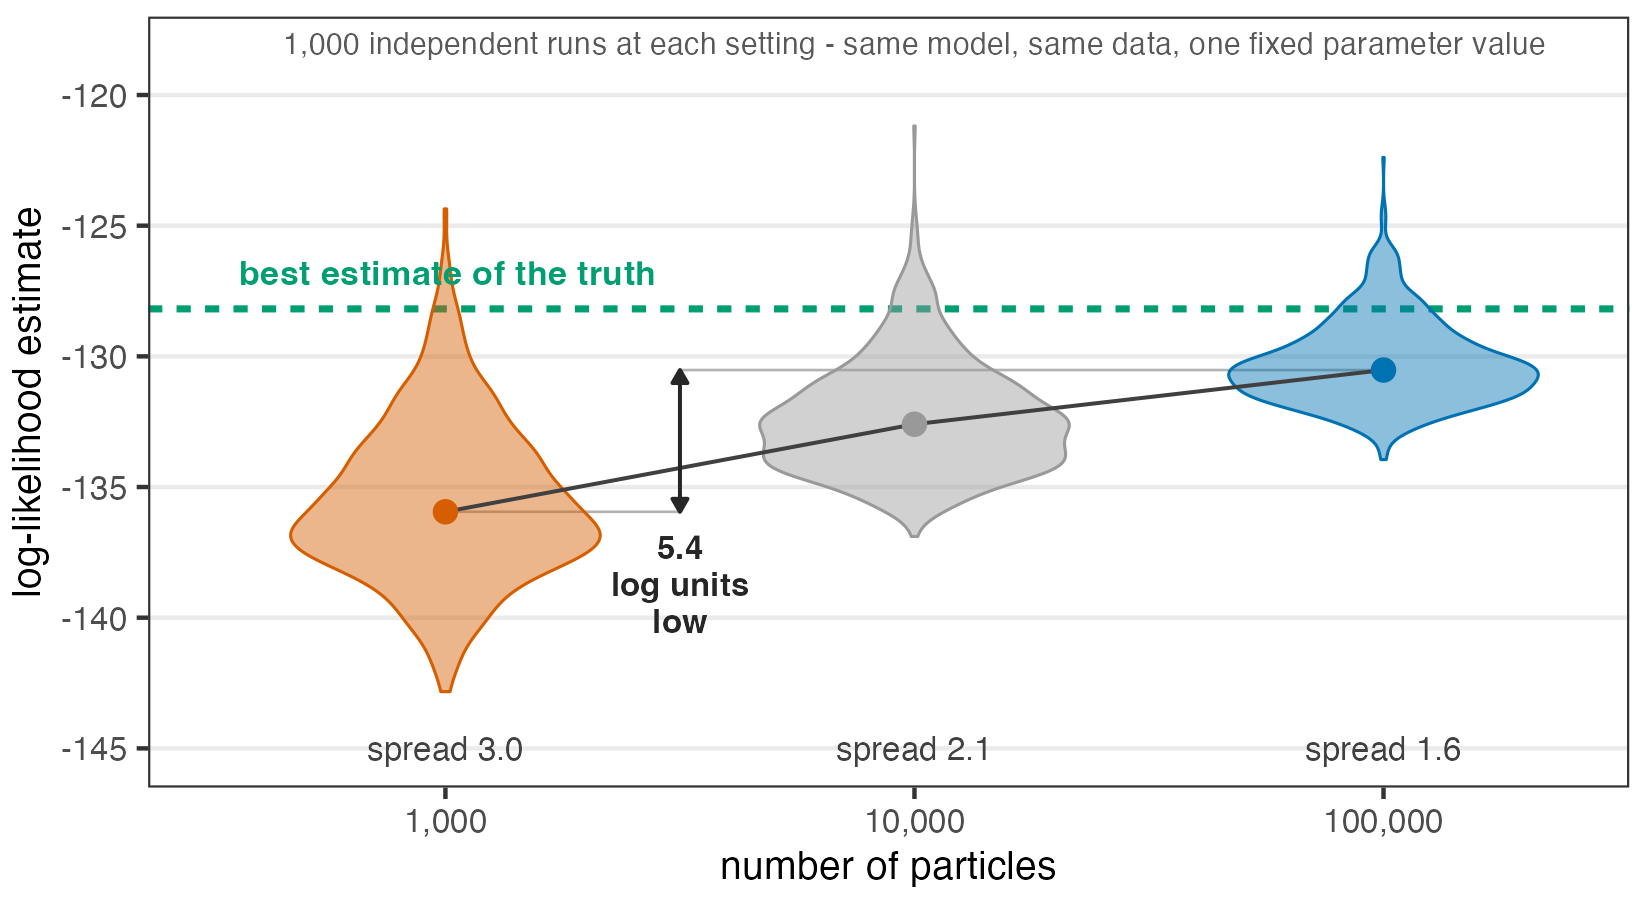

R code for this plot:
## fig-loglik-is-random.R -----------------------------------------------------
## SISMID / EpiSim -- Lecture A_likelihood_pfilter ("Motivation for iterated filtering").
##
## THE FIGURE THAT REPLACES JENSEN'S INEQUALITY.
## Replaces the "unbiased estimate of the likelihood implies a biased estimate
## of the log-likelihood" bullet (3_likelihood/main.qmd:542-559) and the Monte
## Carlo variability prose (4_pfilter_in_pomp/main.qmd:125-151).
##
## Story, told without algebra: 1000 independent pfilter runs at each of
## Np = 1e3, 1e4, 1e5, at the SAME parameter value, on the SAME data. As Np
## grows the cloud of answers gets TIGHTER *and* MARCHES UP toward the truth.
## Too few particles is not just noise -- it is a systematic under-estimate.
##
## Run from the project root (where 3_likelihood_pfilter.Rproj lives):
##   Rscript figures/fig-loglik-is-random.R
## Reads : results/loglikest-pfilter.rds
## Writes: figures/fig-loglik-is-random.png
##
## -----------------------------------------------------------------------------
## CAVEAT ON THE GREEN REFERENCE LINE -- read before presenting.
##
## The green line is logmeanexp(Np=1e5) = -128.18. Treat it as a good but
## slightly LOW estimate of the truth. Do NOT call it "the true value", and do
## NOT claim its confidence interval contains the truth. Why:
##
##  * logmeanexp averages on the LIKELIHOOD scale, so a handful of the largest
##    draws carry nearly all the weight. Effective sample size of that average,
##    out of 1000 runs:  Np=1e3 -> 5.9,  Np=1e4 -> 1.6,  Np=1e5 -> 8.6.
##    The green line is effectively an average over ~9 runs, not 1000.
##  * That is why lme(1e4) = -127.86 sits ABOVE lme(1e5) = -128.18, which looks
##    like the trend reversing. It is not a real reversal: at Np=1e4 the single
##    largest draw carries 79% of the weight, so that number is essentially one
##    lucky observation. This anomaly is deliberately NOT plotted.
##  * The se's are not trustworthy here: the lme(1e3) interval [-131.06,-129.17]
##    is DISJOINT from the lme(1e5) interval [-128.98,-127.38], yet both estimate
##    the same true log-likelihood. A bootstrap resamples the 1000 draws we have
##    and structurally cannot discover the unsampled upper tail, so its interval
##    is not a bracket on the truth either.
##  * Subsampling confirms non-convergence -- logmeanexp(1e5) still climbs
##    monotonically with the number of reps:
##      50 -> -128.58, 100 -> -128.46, 250 -> -128.32, 500 -> -128.29,
##      1000 -> -128.18.  It has not levelled off.
##
## HONEST STATEMENT: the reference is biased LOW by roughly 0.3-0.5 log units;
## the truth is plausibly at or above the upper end of any interval you compute.
## This is immaterial to the 5.4-log-unit teaching point and is conservative in
## direction -- a higher truth means a BIGGER gap and MORE runs falling below the
## line -- which is exactly why the figure survives the caveat.
##
## Corroboration that -128.18 is in the right place: results/pfilter-grid1.rds,
## nearest cell to (Beta=15, Gamma=0.5), spans -132.0 to -124.6. The reference
## sits comfortably inside. The Np=1e3 median of -135.95 also matches the
## documented pfilter(measSIR, Np=1000) ~= -136, confirming this cache is at the
## model's default parameters.
## -----------------------------------------------------------------------------

set.seed(20250715)   # nothing here is random, but the deck must be byte-reproducible

suppressPackageStartupMessages({
  library(tidyverse)
  library(pomp)
})

theme_set(theme_bw())

## Okabe-Ito, fixed course meanings -------------------------------------------
col_pf    <- "#0072B2"  # blue       : the particle filter / the method that works
col_naive <- "#D55E00"  # vermillion : the naive approach / what doesn't work
col_truth <- "#009E73"  # green      : truth / reference
col_grey  <- "grey60"   # de-emphasised context

## ---- data -------------------------------------------------------------------
ll <- readRDS("results/loglikest-pfilter.rds")
stopifnot(all(c("rep", "NP", "loglik") %in% names(ll)),
          nrow(ll) == 3000, all(is.finite(ll$loglik)))
ll <- ll |> mutate(NP = as.numeric(NP))

## ---- the numbers that go on the figure --------------------------------------
smry <- ll |>
  group_by(NP) |>
  summarise(
    n      = n(),
    median = median(loglik),
    mean   = mean(loglik),
    sd     = sd(loglik),
    lo     = min(loglik),
    hi     = max(loglik),
    lme    = logmeanexp(loglik),   # unbiased in the LIKELIHOOD -> best estimate of truth
    lme_se = logmeanexp(loglik, se = TRUE)[2],
    .groups = "drop"
  )

## best available estimate of the true log-likelihood: the Np = 1e5 logmeanexp
ref <- smry$lme[smry$NP == 1e5]

med <- setNames(smry$median, format(smry$NP, scientific = TRUE))
gap_median <- smry$median[smry$NP == 1e3] - smry$median[smry$NP == 1e5]
bias_1e3   <- smry$median[smry$NP == 1e3] - ref

cat("\n---- log-likelihood estimates by particle count (1000 reps each) ----\n")
print(as.data.frame(smry), digits = 6)
cat("\nreference (Np=1e5 logmeanexp) = ", round(ref, 3),
    "  (se ", round(smry$lme_se[smry$NP == 1e5], 3), ")\n", sep = "")
cat("median gap, Np=1e3 vs Np=1e5  = ", round(gap_median, 2), " log units\n", sep = "")
cat("bias of Np=1e3 median vs ref  = ", round(bias_1e3, 2), " log units\n", sep = "")
cat("spread (sd) shrinks ", round(smry$sd[smry$NP == 1e3], 2), " -> ",
    round(smry$sd[smry$NP == 1e5], 2), " log units\n", sep = "")
for (np in c(1e3, 1e4, 1e5))
  cat("Np=", format(np, scientific = TRUE), " fraction of runs below reference: ",
      round(mean(ll$loglik[ll$NP == np] < ref), 3), "\n", sep = "")
cat("\n")

## ---- layout -----------------------------------------------------------------
y_lo <- -146.5
y_hi <- -117.0

x_gap <- 10^3.5      # dead band between the 1e3 and 1e4 violins
y_cap <- -117.6      # internal caption ("what am I looking at")
y_sd  <- -145.0      # spread labels, in the free band below every violin

fig <- ggplot(ll, aes(x = NP, y = loglik)) +

  ## reference: the truth ----------------------------------------------------
  geom_hline(yintercept = ref, colour = col_truth, linewidth = 0.8,
             linetype = "22") +

  ## guides anchoring the two ends of the gap arrow to the medians they -------
  ## actually measure (1e3 and 1e5) -- without these the arrow head floats in
  ## blank space and reads as "the gap between 1e3 and 1e4", which is 3.4.
  annotate("segment", x = 1e3, xend = x_gap,
           y = med["1e+03"], yend = med["1e+03"],
           colour = "grey70", linewidth = 0.3) +
  annotate("segment", x = x_gap, xend = 1e5,
           y = med["1e+05"], yend = med["1e+05"],
           colour = "grey70", linewidth = 0.3) +

  ## the clouds of answers ---------------------------------------------------
  geom_violin(aes(group = NP, fill = factor(NP), colour = factor(NP)),
              width = 0.66, alpha = 0.45, linewidth = 0.35,
              trim = TRUE, scale = "width") +

  ## the march of the medians ------------------------------------------------
  geom_line(data = smry, aes(x = NP, y = median),
            colour = "grey25", linewidth = 0.45) +
  geom_point(data = smry, aes(x = NP, y = median, colour = factor(NP)),
             size = 2.2, show.legend = FALSE) +

  ## the gap: median at 1e3 -> median at 1e5 ---------------------------------
  annotate("segment", x = x_gap, xend = x_gap,
           y = med["1e+03"], yend = med["1e+05"],
           colour = "grey15", linewidth = 0.45,
           arrow = arrow(ends = "both", type = "closed",
                         length = unit(0.05, "in"))) +
  annotate("text", x = x_gap, y = med["1e+03"] - 0.9,
           label = paste0(sprintf("%.1f", abs(gap_median)), "\nlog units\nlow"),
           hjust = 0.5, vjust = 1, size = 2.8, colour = "grey15",
           lineheight = 0.92, fontface = "bold") +

  ## truth label -------------------------------------------------------------
  annotate("text", x = 10^2.56, y = ref + 0.9,
           label = "best estimate of the truth",
           hjust = 0, vjust = 0, size = 2.95, colour = col_truth,
           fontface = "bold") +

  ## setup caption: these are repeated runs at ONE parameter value ------------
  ## "one fixed parameter value" is load-bearing: it stops a student comparing
  ## the -128.18 here against the -107.46 MLE on the ridge slide and concluding
  ## the deck contradicts itself. These runs are NOT at the MLE.
  annotate("text", x = 10^4, y = y_cap,
           ## "particle-filter" is dropped, not lost: the x-axis already reads
           ## "number of particles". Spelling it out here pushes the line to
           ## 1439px inside a 1478px panel, i.e. hard against the border.
           label = "1,000 independent runs at each setting - same model, same data, one fixed parameter value",
           hjust = 0.5, vjust = 1, size = 2.6, colour = "grey35") +

  ## spread labels -----------------------------------------------------------
  geom_text(data = smry, aes(x = NP, y = y_sd,
                             label = paste0("spread ", sprintf("%.1f", sd))),
            inherit.aes = FALSE, size = 2.8, colour = "grey25", vjust = 0.5) +

  ## scales ------------------------------------------------------------------
  scale_x_log10(
    breaks = c(1e3, 1e4, 1e5),
    labels = c("1,000", "10,000", "100,000"),
    expand = expansion(mult = c(0.07, 0.07))
  ) +
  scale_y_continuous(breaks = seq(-145, -120, by = 5),
                     expand = expansion(mult = c(0, 0))) +
  coord_cartesian(ylim = c(y_lo, y_hi)) +
  scale_fill_manual(values   = c("1000" = col_naive, "10000" = col_grey,
                                 "1e+05" = col_pf)) +
  scale_colour_manual(values = c("1000" = col_naive, "10000" = col_grey,
                                 "1e+05" = col_pf)) +
  labs(x = "number of particles", y = "log-likelihood estimate") +
  theme(
    legend.position    = "none",
    panel.grid.minor   = element_blank(),
    panel.grid.major.x = element_blank(),
    axis.text          = element_text(size = 8),
    axis.title         = element_text(size = 9.5),
    plot.margin        = margin(4, 5, 3, 3)
  )

dir.create("figures", showWarnings = FALSE)
ggsave("figures/fig-loglik-is-random.png", fig,
       width = 5.5, height = 3.0, dpi = 300, bg = "white")

cat("wrote figures/fig-loglik-is-random.png\n")
